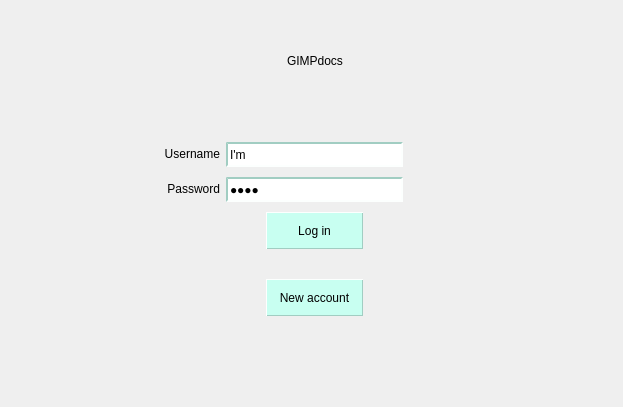
<?xml version="1.0" encoding="UTF-8"?>
<ui version="4.0">
 <class>GUI_Login</class>
 <widget class="QWidget" name="GUI_Login">
  <property name="geometry">
   <rect>
    <x>0</x>
    <y>0</y>
    <width>623</width>
    <height>407</height>
   </rect>
  </property>
  <property name="windowTitle">
   <string>Form</string>
  </property>
  <property name="styleSheet">
   <string notr="true">QPushButton {
	min-height: 25px;
	min-width: 75px;
	padding: 5px;	
	padding-left: 10px;
	padding-right: 10px;
    background-color: hsv(165, 55, 255);
    border-width: 1px;
	border-style: outset;
	border-color: hsv(165, 55, 205);
}

QPushButton:hover:!pressed{
	border-color: hsv(165, 255, 255);
	border-top-color: hsv(165, 200, 255);	
	border-left-color: hsv(165, 200, 255);
}

QPushButton:pressed,QPushButton:checked {
    border-style: inset;
	background-color: hsv(165, 55, 220);
}

QLineEdit{
    border-width: 2px;
	border-style: inset;
	border-color: hsv(165, 55, 205);
}

QLineEdit:focus{
	border-color: hsv(165, 105, 205);
}</string>
  </property>
  <layout class="QGridLayout" name="gridLayout" rowstretch="2,0,3,0,0,0,4" columnstretch="1,1,0,2">
   <property name="verticalSpacing">
    <number>10</number>
   </property>
   <item row="4" column="1">
    <widget class="QLabel" name="label_2">
     <property name="cursor">
      <cursorShape>IBeamCursor</cursorShape>
     </property>
     <property name="text">
      <string>Password</string>
     </property>
     <property name="alignment">
      <set>Qt::AlignRight|Qt::AlignTrailing|Qt::AlignVCenter</set>
     </property>
     <property name="textInteractionFlags">
      <set>Qt::LinksAccessibleByMouse|Qt::TextSelectableByMouse</set>
     </property>
    </widget>
   </item>
   <item row="4" column="0">
    <spacer name="horizontalSpacer_5">
     <property name="orientation">
      <enum>Qt::Horizontal</enum>
     </property>
     <property name="sizeHint" stdset="0">
      <size>
       <width>109</width>
       <height>20</height>
      </size>
     </property>
    </spacer>
   </item>
   <item row="3" column="2">
    <widget class="QLineEdit" name="usernameLineEdit">
     <property name="minimumSize">
      <size>
       <width>0</width>
       <height>25</height>
      </size>
     </property>
     <property name="text">
      <string>I'm</string>
     </property>
    </widget>
   </item>
   <item row="4" column="2">
    <widget class="QLineEdit" name="passwordLineEdit">
     <property name="minimumSize">
      <size>
       <width>0</width>
       <height>25</height>
      </size>
     </property>
     <property name="text">
      <string>lazy</string>
     </property>
     <property name="echoMode">
      <enum>QLineEdit::Password</enum>
     </property>
    </widget>
   </item>
   <item row="3" column="3" rowspan="2">
    <spacer name="horizontalSpacer_4">
     <property name="orientation">
      <enum>Qt::Horizontal</enum>
     </property>
     <property name="sizeHint" stdset="0">
      <size>
       <width>164</width>
       <height>20</height>
      </size>
     </property>
    </spacer>
   </item>
   <item row="0" column="2">
    <spacer name="verticalSpacer_2">
     <property name="orientation">
      <enum>Qt::Vertical</enum>
     </property>
     <property name="sizeHint" stdset="0">
      <size>
       <width>20</width>
       <height>60</height>
      </size>
     </property>
    </spacer>
   </item>
   <item row="1" column="2">
    <layout class="QHBoxLayout" name="horizontalLayout_3">
     <item>
      <spacer name="horizontalSpacer_7">
       <property name="orientation">
        <enum>Qt::Horizontal</enum>
       </property>
       <property name="sizeHint" stdset="0">
        <size>
         <width>40</width>
         <height>20</height>
        </size>
       </property>
      </spacer>
     </item>
     <item>
      <widget class="QLabel" name="titleLabel">
       <property name="cursor">
        <cursorShape>IBeamCursor</cursorShape>
       </property>
       <property name="text">
        <string>GIMPdocs</string>
       </property>
       <property name="alignment">
        <set>Qt::AlignCenter</set>
       </property>
       <property name="textInteractionFlags">
        <set>Qt::LinksAccessibleByMouse|Qt::TextSelectableByMouse</set>
       </property>
      </widget>
     </item>
     <item>
      <spacer name="horizontalSpacer_8">
       <property name="orientation">
        <enum>Qt::Horizontal</enum>
       </property>
       <property name="sizeHint" stdset="0">
        <size>
         <width>40</width>
         <height>20</height>
        </size>
       </property>
      </spacer>
     </item>
    </layout>
   </item>
   <item row="3" column="1">
    <widget class="QLabel" name="label">
     <property name="cursor">
      <cursorShape>IBeamCursor</cursorShape>
     </property>
     <property name="text">
      <string>Username</string>
     </property>
     <property name="alignment">
      <set>Qt::AlignRight|Qt::AlignTrailing|Qt::AlignVCenter</set>
     </property>
     <property name="textInteractionFlags">
      <set>Qt::LinksAccessibleByMouse|Qt::TextSelectableByMouse</set>
     </property>
    </widget>
   </item>
   <item row="6" column="2">
    <spacer name="verticalSpacer_3">
     <property name="orientation">
      <enum>Qt::Vertical</enum>
     </property>
     <property name="sizeHint" stdset="0">
      <size>
       <width>20</width>
       <height>60</height>
      </size>
     </property>
    </spacer>
   </item>
   <item row="2" column="2">
    <spacer name="verticalSpacer_4">
     <property name="orientation">
      <enum>Qt::Vertical</enum>
     </property>
     <property name="sizeHint" stdset="0">
      <size>
       <width>20</width>
       <height>61</height>
      </size>
     </property>
    </spacer>
   </item>
   <item row="5" column="2">
    <layout class="QHBoxLayout" name="horizontalLayout">
     <item>
      <spacer name="horizontalSpacer_2">
       <property name="orientation">
        <enum>Qt::Horizontal</enum>
       </property>
       <property name="sizeHint" stdset="0">
        <size>
         <width>40</width>
         <height>20</height>
        </size>
       </property>
      </spacer>
     </item>
     <item>
      <layout class="QVBoxLayout" name="verticalLayout">
       <item>
        <widget class="QPushButton" name="loginButton">
         <property name="sizePolicy">
          <sizepolicy hsizetype="Minimum" vsizetype="Fixed">
           <horstretch>0</horstretch>
           <verstretch>0</verstretch>
          </sizepolicy>
         </property>
         <property name="text">
          <string>Log in</string>
         </property>
         <property name="autoDefault">
          <bool>true</bool>
         </property>
         <property name="default">
          <bool>true</bool>
         </property>
        </widget>
       </item>
       <item>
        <spacer name="verticalSpacer">
         <property name="orientation">
          <enum>Qt::Vertical</enum>
         </property>
         <property name="sizeType">
          <enum>QSizePolicy::Fixed</enum>
         </property>
         <property name="sizeHint" stdset="0">
          <size>
           <width>20</width>
           <height>30</height>
          </size>
         </property>
        </spacer>
       </item>
       <item>
        <widget class="QPushButton" name="newAccountButton">
         <property name="text">
          <string>New account</string>
         </property>
        </widget>
       </item>
      </layout>
     </item>
     <item>
      <spacer name="horizontalSpacer_3">
       <property name="orientation">
        <enum>Qt::Horizontal</enum>
       </property>
       <property name="sizeHint" stdset="0">
        <size>
         <width>40</width>
         <height>20</height>
        </size>
       </property>
      </spacer>
     </item>
    </layout>
   </item>
  </layout>
 </widget>
 <resources/>
 <connections/>
</ui>
